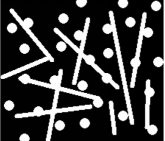
#> input picture Vision Artificial/Entrega 3/Imagen/img6.png, 165 x 141 px, found by its file name
$ python F-MorphologicalOperations.py
#> lines starting #> are read from the running program, lines starting #| are printed output that depends on the picture; after the words box and inside, x2 and y2 are one past the last pixel; in counts of white or black regions, pixels touching at a corner belong together
import numpy as np
import cv2

img = cv2.imread('Vision Artificial\Entrega 3\Imagen\img6.png')  # Leemos la imagen
#> img is the input picture: shape (141, 165, 3); min 0, max 255, mean 61.3
objective = cv2.imread('Vision Artificial\Entrega 3\Imagen\img9.png', 0)  # Leemos la imagen
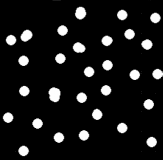
#> input picture Vision Artificial/Entrega 3/Imagen/img9.png, 163 x 160 px, found by its file name
#> objective is the input picture: shape (160, 163); min 0, max 254, mean 23.9
# cv2.imshow('Image', img)
cv2.imshow('Objective', objective)
nSize = 4
height, width = img.shape[:2]  # Obtenemos sus dimensiones
#> height = 141; width = 165
imgGray = np.zeros((height, width), np.uint8)  # Creamos una imagen nueva
cv2.cvtColor(img, cv2.COLOR_BGR2GRAY, imgGray)
ret, thr = cv2.threshold(imgGray, 128, 255, cv2.THRESH_BINARY)
# thr=imgGray
# kernel = np.zeros((3, 3), np.uint8)
kernel = cv2.getStructuringElement(cv2.MORPH_ELLIPSE, ksize=(2*nSize+1, 2*nSize+1))
opening = cv2.morphologyEx(thr, cv2.MORPH_OPEN, kernel, iterations=1)
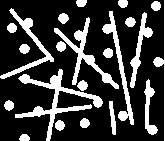
#> thr: shape (141, 165); 23.5% white; 22 white regions, largest, box (x1, y1, x2, y2) and area: (15, 69, 103, 141) 1188, (54, 17, 119, 89) 803, (102, 11, 134, 125) 659
cv2.imshow('Imagen 1', np.hstack([thr, opening]))  # Mostramos las imagenes
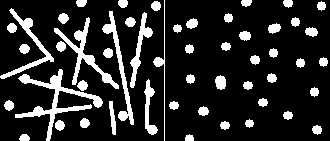
#> window 'Imagen 1': shape (141, 330); 16.2% white; 51 white regions, largest, box (x1, y1, x2, y2) and area: (15, 69, 103, 141) 1188, (54, 17, 119, 89) 803, (102, 11, 134, 125) 659
print(np.count_nonzero(objective))
#| 3100
print(np.count_nonzero(opening))
#| 2085
#> opening: shape (141, 165); 9% white; 29 white regions, largest, box (x1, y1, x2, y2) and area: (50, 75, 61, 90) 128, (103, 23, 116, 34) 100, (140, 27, 153, 37) 94

img = cv2.imread('Vision Artificial\Entrega 3\Imagen\img5.png')  # Leemos la imagen
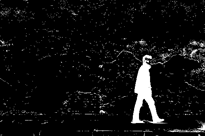
#> input picture Vision Artificial/Entrega 3/Imagen/img5.png, 205 x 136 px, found by its file name
#> img is the input picture: shape (136, 205, 3); min 0, max 255, mean 15.3
objective = cv2.imread('Vision Artificial\Entrega 3\Imagen\img8.png', 0)
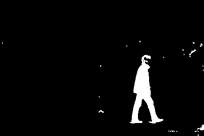
#> input picture Vision Artificial/Entrega 3/Imagen/img8.png, 204 x 136 px, found by its file name
#> objective is the input picture: shape (136, 204); min 0, max 255, mean 8.5
# cv2.imshow('Objective', objective)
nSize = 1
height, width = img.shape[:2]  # Obtenemos sus dimensiones
#> height = 136; width = 205
imgGray = np.zeros((height, width), np.uint8)  # Creamos una imagen nueva
cv2.cvtColor(img, cv2.COLOR_BGR2GRAY, imgGray)
ret, thr = cv2.threshold(imgGray, 128, 255, cv2.THRESH_BINARY)
#> imgGray: shape (136, 205)
# thr=imgGray
# kernel = np.zeros((3, 3), np.uint8)
kernel = cv2.getStructuringElement(cv2.MORPH_ELLIPSE, ksize=(2*nSize+1, 2*nSize+1))
opening = cv2.morphologyEx(thr, cv2.MORPH_OPEN, kernel, iterations=1)
#> thr: shape (136, 205); 3.8% white; 64 white regions (62 under 20 px), largest, box (x1, y1, x2, y2) and area: (131, 55, 164, 123) 856, (198, 123, 205, 130) 26
cv2.imshow('Imagen 2', np.hstack([thr, opening]))  # Mostramos las imagenes
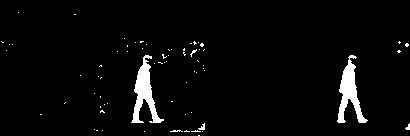
#> window 'Imagen 2': shape (136, 410); 3.5% white; 69 white regions (65 under 20 px), largest, box (x1, y1, x2, y2) and area: (131, 55, 164, 123) 856, (337, 55, 368, 123) 831, (198, 123, 205, 130) 26, (405, 123, 410, 130) 20

print(np.count_nonzero(objective))
#| 1232
print(np.count_nonzero(opening))
#| 876
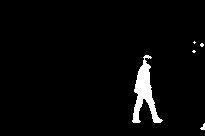
#> opening: shape (136, 205); 3.1% white; 5 white regions (3 under 20 px), largest, box (x1, y1, x2, y2) and area: (132, 55, 163, 123) 831, (200, 123, 205, 130) 20
print(opening.shape)
#| (136, 205)
print(objective.shape)
#| (136, 204)
# cv2.imshow('asdf',asdf)

cv2.waitKey(0)  # Se espera a pulsar cualquier tecla para cerrar la imagen
cv2.destroyAllWindows()  # Cierre de ventanas
